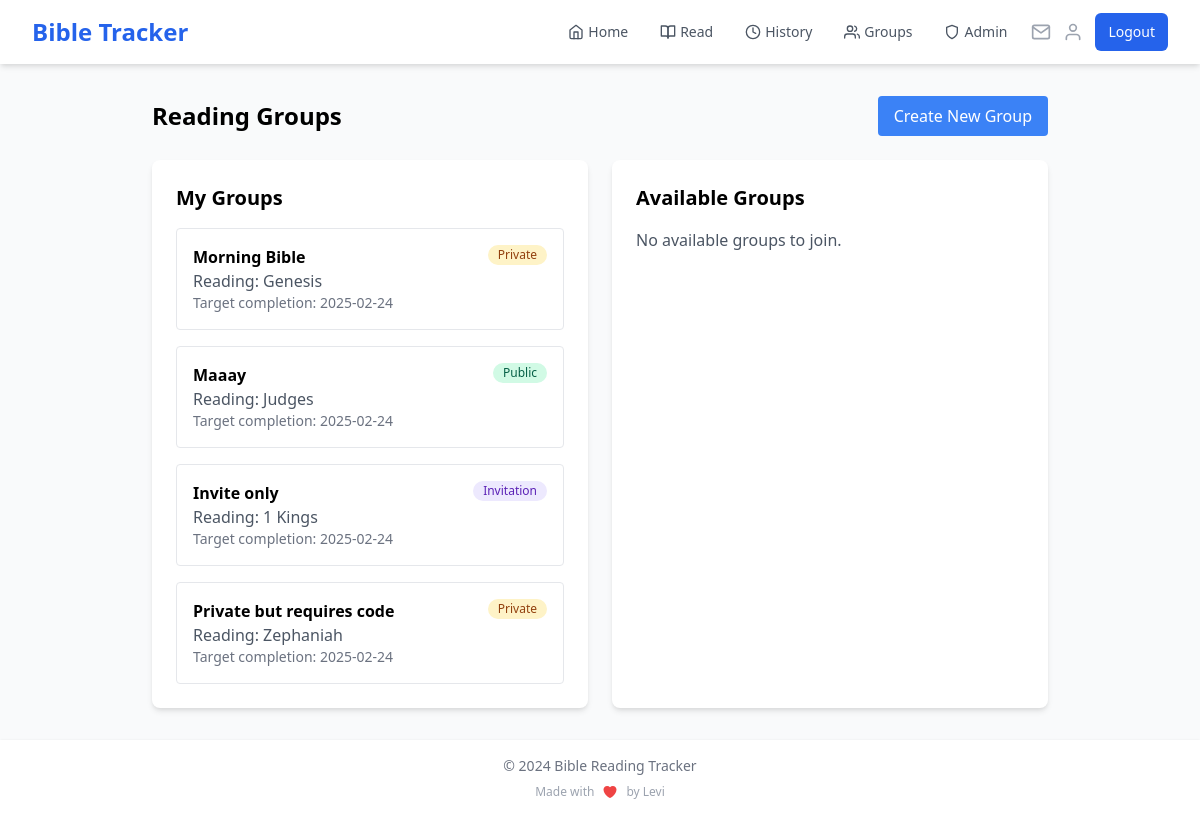
The page /groups (signed in) on the database its author committed.
### app.py (models this page shows)
class ReadingGroup(db.Model):
    id = db.Column(db.Integer, primary_key=True)
    name = db.Column(db.String(100), nullable=False)
    description = db.Column(db.Text)
    created_at = db.Column(db.DateTime, default=datetime.utcnow)
    book = db.Column(db.String(50), nullable=False)
    current_chapter = db.Column(db.Integer, default=1)
    target_completion_date = db.Column(db.DateTime)
    creator_id = db.Column(db.Integer, db.ForeignKey('user.id'), nullable=False)
    visibility = db.Column(db.String(20), default='public')
    access_code = db.Column(db.String(20))
    members = db.relationship('GroupMember', backref='reading_group', lazy='joined')
    readings = db.relationship('GroupReading', backref='reading_group', lazy='dynamic')
    invitations = db.relationship('GroupInvitation', backref='reading_group', lazy='dynamic')

### app.py (the view)
@app.route('/groups')
@login_required
def list_groups():
    my_groups = ReadingGroup.query \
        .join(GroupMember) \
        .filter(GroupMember.user_id == current_user.id) \
        .all()
    available_groups = ReadingGroup.query \
        .filter(
            ReadingGroup.id.notin_(
                db.session.query(GroupMember.group_id)
                .filter_by(user_id=current_user.id)
            ),
            db.or_(
                ReadingGroup.visibility == 'public',
                ReadingGroup.visibility == 'private',  # Include private groups
                db.and_(
                    ReadingGroup.visibility == 'invitation',
                    ReadingGroup.id.in_(
                        db.session.query(GroupInvitation.group_id)
                        .filter(
                            GroupInvitation.email == current_user.email,
                            GroupInvitation.used == False,
                            GroupInvitation.expires_at > datetime.utcnow()
                        )
                    )
                )
            )
        ) \
        .all()
    return render_template('groups/list.html',
        my_groups=my_groups,
        available_groups=available_groups,
        current_user_name=current_user.name
    )

### app.py (called while the page is built)
@login_manager.user_loader
def load_user(user_id):
    if 'user_id' in session:
        return User.query.get(int(session['user_id']))
    return None

@app.context_processor
def inject_user_name():
    if current_user.is_authenticated:
        return dict(user_name=current_user.name)
    return dict(user_name='Guest')

@app.context_processor
def inject_invitation_count():
    if current_user.is_authenticated:
        invitation_count = GroupInvitation.query.filter(
            GroupInvitation.email == current_user.email,
            GroupInvitation.used == False,
            GroupInvitation.expires_at > datetime.utcnow()
        ).count()
        return dict(invitation_count=invitation_count)
    return dict(invitation_count=0)

### templates/groups/list.html
{% extends "base.html" %}
{% block content %}
<div class="max-w-4xl mx-auto">
    <div class="flex justify-between items-center mb-6">
        <h1 class="text-2xl font-bold">Reading Groups</h1>
        <a href="{{ url_for('create_group') }}" class="bg-blue-500 text-white px-4 py-2 rounded hover:bg-blue-600">
            Create New Group
        </a>
    </div>
    <div class="grid grid-cols-1 md:grid-cols-2 gap-6">
        <div class="bg-white p-6 rounded-lg shadow-md">
            <h2 class="text-xl font-semibold mb-4">My Groups</h2>
            {% if my_groups %}
                <div class="space-y-4">
                    {% for group in my_groups %}
                        <a href="{{ url_for('view_group', group_id=group.id) }}"
                           class="block p-4 border rounded hover:bg-gray-50">
                            <div class="flex justify-between items-start">
                                <div>
                                    <h3 class="font-semibold">{{ group.name }}</h3>
                                    <p class="text-gray-600">
                                        Reading: {{ group.book }}
                                    </p>
                                    <p class="text-sm text-gray-500">
                                        Target completion: {{ group.target_completion_date.strftime('%Y-%m-%d') }}
                                    </p>
                                </div>
                                <span class="inline-flex items-center px-2.5 py-0.5 rounded-full text-xs font-medium
                                    {% if group.visibility == 'public' %}
                                        bg-green-100 text-green-800
                                    {% elif group.visibility == 'private' %}
                                        bg-yellow-100 text-yellow-800
                                    {% else %}
                                        bg-purple-100 text-purple-800
                                    {% endif %}">
                                    {{ group.visibility|title }}
                                </span>
                            </div>
                        </a>
                    {% endfor %}
                </div>
            {% else %}
                <p class="text-gray-600">You haven't joined any reading groups yet.</p>
            {% endif %}
        </div>
        <div class="bg-white p-6 rounded-lg shadow-md">
            <h2 class="text-xl font-semibold mb-4">Available Groups</h2>
            {% if available_groups %}
                <div class="space-y-4">
                    {% for group in available_groups %}
                        <div class="p-4 border rounded">
                            <div class="flex justify-between items-start mb-2">
                                <div>
                                    <h3 class="font-semibold">{{ group.name }}</h3>
                                    <p class="text-gray-600">
                                        Reading:
                                        {% if group.id not in member_group_ids and (group.visibility == 'private' or group.visibility == 'invitation') %}
                                            <span class="blur">[Private]</span>
                                        {% else %}
                                            {{ group.book }}
                                        {% endif %}
                                    </p>
                                    <p class="text-sm text-gray-500">
                                        Target completion:
                                        {% if group.id not in member_group_ids and (group.visibility == 'private' or group.visibility == 'invitation') %}
                                            <span class="blur">[Private]</span>
                                        {% else %}
                                            {{ group.target_completion_date.strftime('%Y-%m-%d') }}
                                        {% endif %}
                                    </p>
                                </div>
                                <span class="inline-flex items-center px-2.5 py-0.5 rounded-full text-xs font-medium
                                    {% if group.visibility == 'public' %}
                                        bg-green-100 text-green-800
                                    {% elif group.visibility == 'private' %}
                                        bg-yellow-100 text-yellow-800
                                    {% else %}
                                        bg-purple-100 text-purple-800
                                    {% endif %}">
                                    {{ group.visibility|title }}
                                </span>
                            </div>
                            {% if group.visibility == 'public' %}
                                <a href="{{ url_for('join_group', group_id=group.id) }}"
                                   class="inline-block mt-2 text-blue-500 hover:text-blue-600">
                                    Join Group →
                                </a>
                            {% elif group.visibility == 'private' %}
                                <form action="{{ url_for('join_group', group_id=group.id) }}" method="POST" class="mt-2">
                                    <div class="flex space-x-2">
                                        <input type="text"
                                               name="access_code"
                                               placeholder="Enter access code"
                                               required
                                               class="flex-1 px-3 py-1 border rounded text-sm focus:ring-2 focus:ring-blue-500 focus:border-blue-500">
                                        <button type="submit"
                                                class="px-3 py-1 bg-blue-500 text-white rounded text-sm hover:bg-blue-600">
                                            Join
                                        </button>
                                    </div>
                                </form>
                            {% elif group.visibility == 'invitation' %}
                                <p class="mt-2 text-sm text-gray-600 italic">
                                    This group requires an invitation to join
                                </p>
                            {% endif %}
                        </div>
                    {% endfor %}
                </div>
            {% else %}
                <p class="text-gray-600">No available groups to join.</p>
            {% endif %}
        </div>
    </div>
</div>
{% endblock %}

### rows shown on the page
ReadingGroup: name "Morning Bible", book "Genesis", target_completion_date "2025-02-24", visibility "Private"
ReadingGroup: name "Maaay", book "Judges", target_completion_date "2025-02-24", visibility "Public"
ReadingGroup: name "Invite only", book "1 Kings", target_completion_date "2025-02-24", visibility "Invitation"
ReadingGroup: name "Private but requires code", book "Zephaniah", target_completion_date "2025-02-24", visibility "Private"
